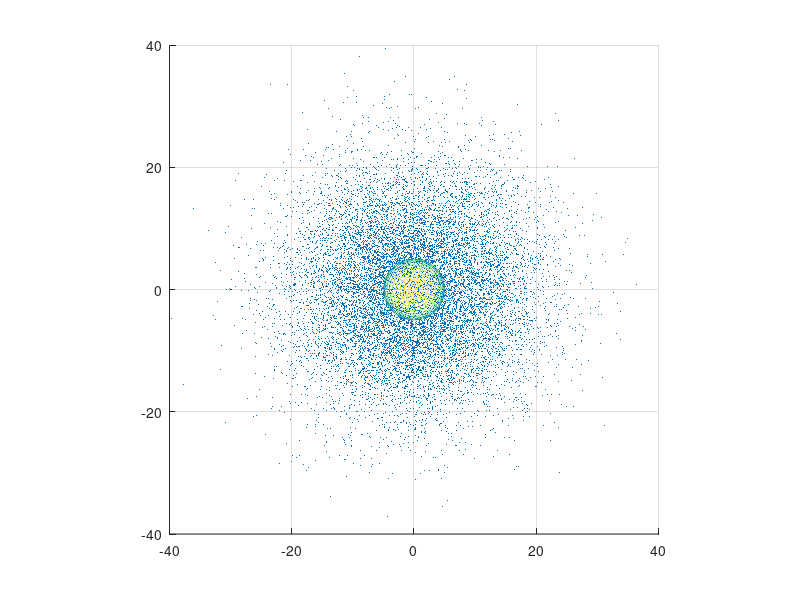

Here is the MATLAB script that generated this plot: (Note: this script raises an error after producing the figure.)
%http://onlinelibrary.wiley.com/doi/10.1111/j.1574-6968.2001.tb10662.x/full
%link for bacteria swimming speed.
%Ill take it 40 micrometers per second.

%Step size. (Seconds).
step = 10^-4;
speed = 50;
time = 10;
cell_radius = 5;
nanobot_coor = [-30, 0, 0];
nanobot_radius = 2;
num_of_molecules = 100000;
std = 10;

molecules = normrnd(0, std, [num_of_molecules, 3]);
% x = molecules;
% t = cell_radius./sqrt(sum(x.^2, 2));
% molecules = molecules + t.*molecules;


scatter3( molecules(:,1) , molecules(:,2) , molecules(:,3) , 0.1 , 'fill' )

arrival_times = zeros(time/step,1);

bias = [0,0,0];

q = normrnd(0, 0.001, [1, 3]);
x = (speed*step)./sqrt(sum(q.^2, 2)).*q;

old_hitt = 0;

[X,Y,Z] = sphere;
h = figure(1);
axis tight manual;
filename = 'testAnimated.gif';
hitt = 0;
disp = [0,0,0];

for i = 1:time/step
       
    nanobot_coor = nanobot_coor + x;
    hitt = hitt + sum((sum((molecules - nanobot_coor).^2, 2) <= nanobot_radius^2));
    disp = disp + x;
    if(mod(i, 50) == 49)
        if(hitt > old_hitt)
            bias = (bias * 0.99 +  disp * 0.01 );
            old_hitt = hitt;
        elseif(hitt < old_hitt)
            bias = (bias * 0.99 - disp * 0.01);
            old_hitt = hitt;            
        elseif(hitt == 0)
            bias = (bias * 0.99 - disp * 0.01);
            old_hitt = hitt;
        else
            old_hitt = hitt;
        end
        hitt = 0;
        disp = [0,0,0];
    end
    q = normrnd(0, 1, [1, 3]);
    x = (speed*step)./sqrt(sum(q.^2 , 2)).*q * 0.5  ...
        + (speed*step)./sqrt(sum(bias.^2 , 2)).*bias * 0.5; 
    x(isnan(x)) = 0;
    arrival_times(i) = sum((nanobot_coor).^2, 2);  
    
    if(mod(i, 1000) == 1)
        hold on
        mesh(X*5 , Y*5 , Z*5);
        surf(X*0.1 + nanobot_coor(1), Y*0.1 + nanobot_coor(2), Z*0.1 + nanobot_coor(3));
        axis([-40  40   -40  40   -40  40]);
        view(0,90);
        axis square;
        refreshdata;
        drawnow;
        frame = getframe(h); 
        im = frame2im(frame); 
        [imind,cm] = rgb2ind(im,256); 
        if i == 1 
             imwrite(imind,cm,filename,'gif', 'Loopcount',inf); 
        else
            imwrite(imind,cm,filename,'gif','WriteMode','append');
        end 
    end
end

plot(arrival_times)